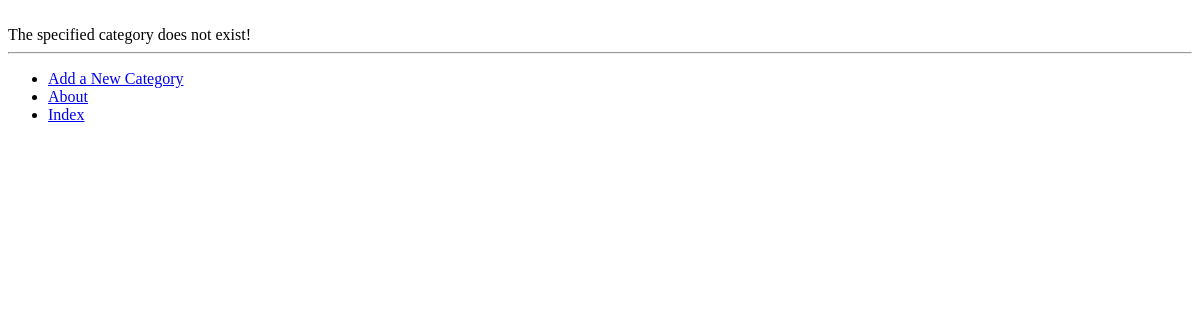
The app's page /rango/category/pascal/add_page/, older data.
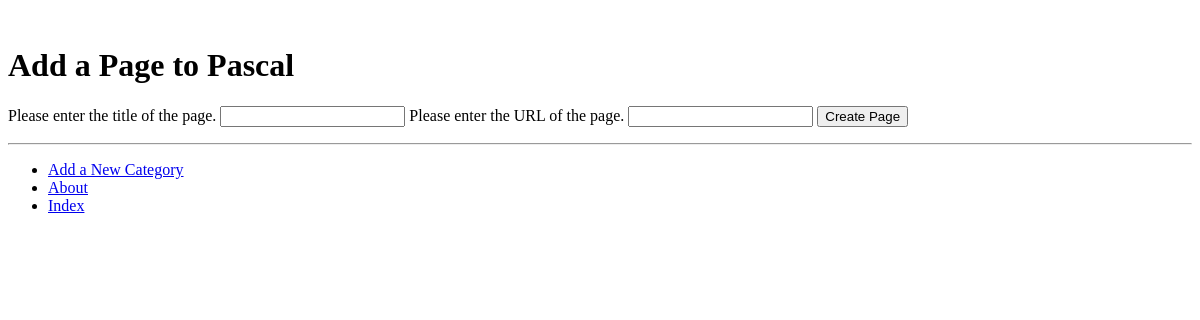
The same page, newer data.
### rango/models.py (models this page shows, shortened)
class Category(models.Model):
    name = models.CharField(max_length=128, unique=True)
    views = models.IntegerField(default=0)
    likes = models.IntegerField(default=0)
    slug = models.SlugField(blank=True, unique=True)
    class Meta:
        verbose_name_plural = 'categories'

### rango/views.py (the view, shortened to what this page needs)
# urls.py: url(r'^category/(?P<category_name_slug>[\w\-]+)/add_page/$', views.add_page, name='add_page'),
def add_page(request, category_name_slug):
    try:
        category = Category.objects.get(slug=category_name_slug)
    except Category.DoesNotExist:
        category = None
    form = PageForm()
    context_dict = {'form': form, 'category': category}
    return render(request, 'rango/add_page.html', context_dict)

### rango/forms.py (shortened to what this page needs)
class PageForm(forms.ModelForm):
    title = forms.CharField(max_length=128, help_text="Please enter the title of the page.")
    url = forms.URLField(max_length=200, help_text="Please enter the URL of the page.")
    views = forms.IntegerField(widget=forms.HiddenInput(), initial=0)
    class Meta:
        model = Page
        exclude = ('category',)

### templates/rango/add_page.html (shortened to what this page needs)
﻿{% extends 'rango/base.html' %}
{% load staticfiles %}
{% block body_block %}
                {% if category %}
        <h1>Add a Page to {{category.name}}</h1>
        <div>
            <form id="page_form" method="post" action="/rango/category/{{ category.slug }}/add_page/">
                {% for field in form.visible_fields %}
                    {{ field.help_text }}
                    {{ field }}
                {% endfor %}
                <input type="submit" name="submit" value="Create Page" />
            </form>
                {% else %}
                    The specified category does not exist!
                {% endif%}
        </div>
{% endblock %}

Row changes from the older to the newer data that the page shows:
added Category: name "Pascal"
Text that changed along with them:
form field submit: (not shown) → "Create Page"
text no longer shown: "The specified category does not exist!"
text now shown: "Add a Page to"
new list line: "Please enter the title of the page. "
new list line: "Please enter the URL of the page. "
